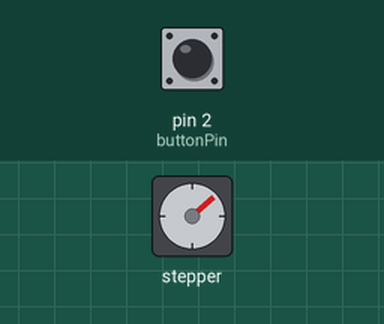
Bench run of a sketch on a simulated Arduino Uno, built with avr-gcc and run on an emulated ATmega328P. Parts: stepper motor. The test bench sets the inputs (shaded band); at power-on: pin 2 (buttonPin) HIGH. Stepper angles assume 2048 steps per turn; what the sketch prints to the serial monitor is not drawn.

Above: at 1.2 s.
1.3 s: pin 2 (buttonPin) pulled LOW for 0.15 s
At 2.22 s:
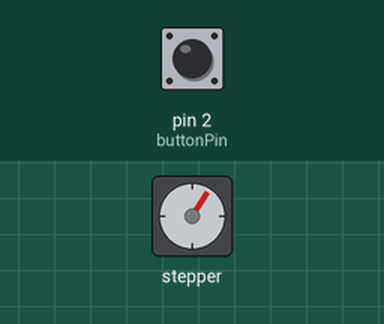
4.4 s: pin 2 (buttonPin) pulled LOW for 1 s
At 5.56 s:
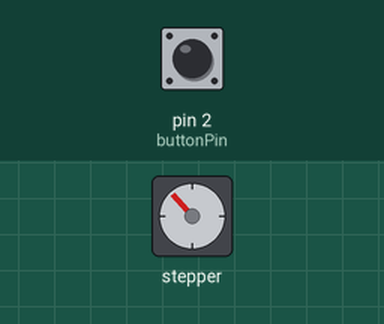
Timing chart, 0 to 17.4 s (numbered marks = the images above; inputs shaded):
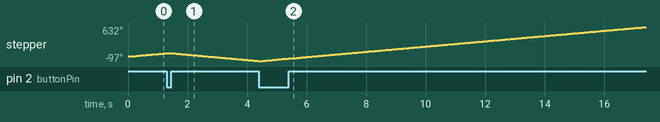

The sketch:

duino_project_control_stepper_motor_rotation_with_pushbutton.ino
```cpp
#include<Stepper.h>
int stepsPerRevolutions = 2048;
Stepper myStepper(stepsPerRevolutions, 8, 10, 9, 11);

int buttonPin = 2;
int buttonVal;
int speed = 12;
int dt = 100;
int buttonOld = 0;
int state = 1;
void setup(){

  Serial.begin(9600);
  pinMode(buttonPin, INPUT);
  digitalWrite(buttonPin, HIGH);
  myStepper.setSpeed(speed);

}

void loop(){

  buttonVal = digitalRead(buttonPin);
  Serial.println(buttonVal);
  if(buttonVal != buttonOld){

    if(buttonVal == LOW){
      state = -state;
    }

    delay(dt);

  }
  myStepper.step(state);
  buttonOld = buttonVal;


}
```
